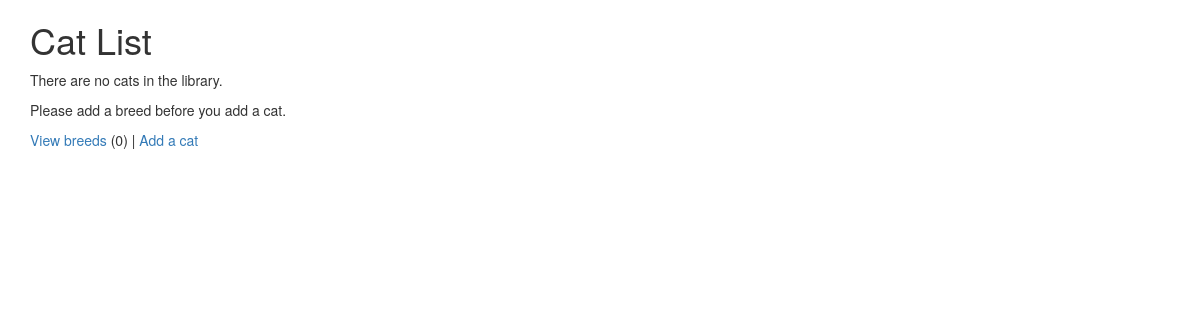
The page /cats/ (signed in) on the database as committed earlier.
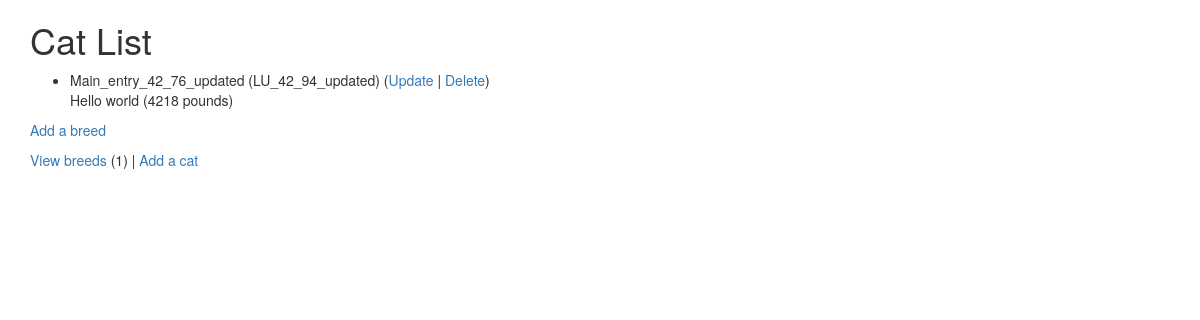
The same page on the database as committed later.
### cats/models.py (models this page shows, shortened)
class Cat(models.Model):
    nickname = models.CharField(
        max_length=200,
        validators=[MinLengthValidator(2, "Nickname must be greater than 1 character")]
    )
    weight = models.PositiveIntegerField()
    foods = models.CharField(max_length=300)
    breed = models.ForeignKey('Breed', on_delete=models.CASCADE, null=False)

class Breed(models.Model):
    name = models.CharField(
        max_length=200,
        validators=[MinLengthValidator(2, "Breed must be greater than 1 character")]
    )
    def __str__(self):
        return self.name

### cats/views.py (the view)
# urls.py: path('', views.CatList.as_view(), name='all'),
class CatList(LoginRequiredMixin, View):
    def get(self, request):
        breed_count = Breed.objects.all().count()
        cats_list = Cat.objects.all()
        ctx = {'breed_count': breed_count, 'cat_list': cats_list}
        return render(request, 'cats/cat_list.html', ctx)

### cats/templates/cats/cat_list.html
{% extends "base_bootstrap.html" %}
{% block content %}
  <h1>Cat List</h1>
  {% if cat_list %}
  <ul>
    {% for cat in cat_list %}
      <li>
          {{ cat.nickname }} ({{ cat.breed }})
          (<a href="{% url 'cats:cat_update' cat.id %}">Update</a> |
          <a href="{% url 'cats:cat_delete' cat.id %}">Delete</a>) <br/>
          {{ cat.foods }} ({{ cat.weight }} pounds)
      </li>
    {% endfor %}
  </ul>
  {% else %}
    <p>There are no cats in the library.</p>
  {% endif %}
  <p>
    {% if breed_count > 0 %}
      <a href="{% url 'cats:breed_create' %}">Add a breed</a>
    {% else %}
      Please add a breed before you add a cat.
    {% endif %}
  </p>
  <p>
  <a href="{% url 'cats:breed_list' %}">View breeds</a> ({{ breed_count }}) |
    <a href="{% url 'cats:cat_create' %}">Add a cat</a>
  </p>
{% endblock %}

### templates/base_bootstrap.html (shortened to what this page needs)
<!DOCTYPE html>
<html>
<head>
<link rel="stylesheet"
    href="https://maxcdn.bootstrapcdn.com/bootstrap/3.4.1/css/bootstrap.min.css"
>
<link rel="stylesheet"
    href="https://maxcdn.bootstrapcdn.com/bootstrap/3.4.1/css/bootstrap-theme.min.css"
>
<link rel="stylesheet"
    href="https://code.jquery.com/ui/1.12.1/themes/ui-lightness/jquery-ui.css"
>
<link rel="stylesheet" href="https://use.fontawesome.com/releases/v5.8.1/css/all.css">
<link rel="stylesheet" href="https://use.fontawesome.com/releases/v5.8.1/css/v4-shims.css">
</head>
<body>
<div class="container">
{% block content %}
{% endblock %}
</div>
</body>
</html>

Rows that differ between the two databases and show on the page:
added Cat: nickname "Main_entry_42_76_updated", breed "LU_42_94_updated", foods "Hello world", weight "4218"
Other text that changed with them:
{{ breed_count }}: "0" → "1"
text no longer shown: "There are no cats in the library. Please add a breed before you add a cat."
text now shown: "Add a breed"
